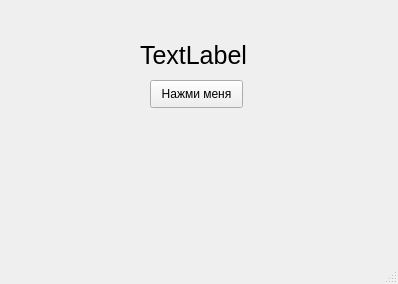
<?xml version="1.0" encoding="UTF-8"?>
<ui version="4.0">
 <class>MainWindow</class>
 <widget class="QMainWindow" name="MainWindow">
  <property name="geometry">
   <rect>
    <x>0</x>
    <y>0</y>
    <width>398</width>
    <height>284</height>
   </rect>
  </property>
  <property name="windowTitle">
   <string>MainWindow</string>
  </property>
  <widget class="QWidget" name="centralwidget">
   <widget class="QPushButton" name="pushButton">
    <property name="geometry">
     <rect>
      <x>150</x>
      <y>80</y>
      <width>93</width>
      <height>28</height>
     </rect>
    </property>
    <property name="text">
     <string>Нажми меня</string>
    </property>
   </widget>
   <widget class="QLabel" name="label">
    <property name="geometry">
     <rect>
      <x>140</x>
      <y>35</y>
      <width>111</width>
      <height>41</height>
     </rect>
    </property>
    <property name="font">
     <font>
      <pointsize>19</pointsize>
     </font>
    </property>
    <property name="text">
     <string>TextLabel</string>
    </property>
   </widget>
  </widget>
  <widget class="QMenuBar" name="menubar">
   <property name="geometry">
    <rect>
     <x>0</x>
     <y>0</y>
     <width>398</width>
     <height>26</height>
    </rect>
   </property>
  </widget>
  <widget class="QStatusBar" name="statusbar"/>
 </widget>
 <resources/>
 <connections/>
</ui>
